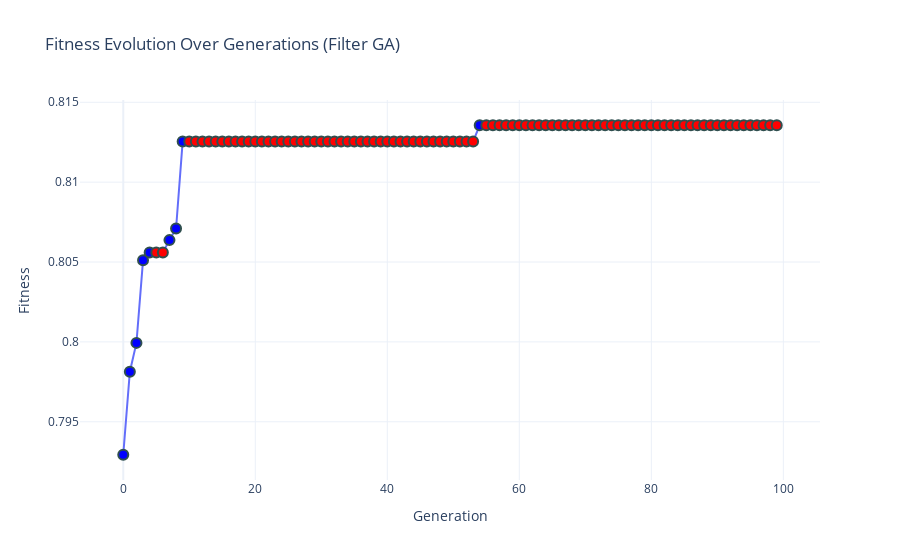

Here is the notebook cell this chart was saved with:
### Code cell
# Create scatter plot
fig = go.Figure(data=go.Scatter(
    x=generations,
    y=fitness,
    mode='markers+lines',
    marker=dict(
        color=colors,
        size=10,
        line=dict(width=2, color='DarkSlateGrey')
    )
))

fig.update_layout(
    title="Fitness Evolution Over Generations (Filter GA)",
    xaxis_title="Generation",
    yaxis_title="Fitness",
    template="plotly_white"
)

fig

### Figure 1 — Plotly figure (JSON) as saved in the notebook; plotly's stock layout.template omitted (floating-point values rounded to 4 significant figures)
{"data": [{"marker": {"color": ["blue", "blue", "blue", "blue", "blue", "red", "red", "blue", "blue", "blue", "red", "red", "red", "red", "red", "red", "red", "red", "red", "red", "red", "red", "red", "red", "red", "red", "red", "red", "red", "red", "red", "red", "red", "red", "red", "red", "red", "red", "red", "red", "red", "red", "red", "red", "red", "red", "red", "red", "red", "red", "red", "red", "red", "red", "blue", "red", "red", "red", "red", "red", "red", "red", "red", "red", "red", "red", "red", "red", "red", "red", "red", "red", "red", "red", "red", "red", "red", "red", "red", "red", "red", "red", "red", "red", "red", "red", "red", "red", "red", "red", "red", "red", "red", "red", "red", "red", "red", "red", "red", "red"], "line": {"color": "DarkSlateGrey", "width": 2}, "size": 10}, "mode": "markers+lines", "type": "scatter", "x": [0, 1, 2, 3, 4, 5, 6, 7, 8, 9, 10, 11, 12, 13, 14, 15, 16, 17, 18, 19, 20, 21, 22, 23, 24, 25, 26, 27, 28, 29, 30, 31, 32, 33, 34, 35, 36, 37, 38, 39, 40, 41, 42, 43, 44, 45, 46, 47, 48, 49, 50, 51, 52, 53, 54, 55, 56, 57, 58, 59, 60, 61, 62, 63, 64, 65, 66, 67, 68, 69, 70, 71, 72, 73, 74, 75, 76, 77, 78, 79, 80, 81, 82, 83, 84, 85, 86, 87, 88, 89, 90, 91, 92, 93, 94, 95, 96, 97, 98, 99], "y": [0.7929, 0.7981, 0.7999, 0.8051, 0.8056, 0.8056, 0.8056, 0.8064, 0.8071, 0.8125, 0.8125, 0.8125, 0.8125, 0.8125, 0.8125, 0.8125, 0.8125, 0.8125, 0.8125, 0.8125, 0.8125, 0.8125, 0.8125, 0.8125, 0.8125, 0.8125, 0.8125, 0.8125, 0.8125, 0.8125, 0.8125, 0.8125, 0.8125, 0.8125, 0.8125, 0.8125, 0.8125, 0.8125, 0.8125, 0.8125, 0.8125, 0.8125, 0.8125, 0.8125, 0.8125, 0.8125, 0.8125, 0.8125, 0.8125, 0.8125, 0.8125, 0.8125, 0.8125, 0.8125, 0.8136, 0.8136, 0.8136, 0.8136, 0.8136, 0.8136, 0.8136, 0.8136, 0.8136, 0.8136, 0.8136, 0.8136, 0.8136, 0.8136, 0.8136, 0.8136, 0.8136, 0.8136, 0.8136, 0.8136, 0.8136, 0.8136, 0.8136, 0.8136, 0.8136, 0.8136, 0.8136, 0.8136, 0.8136, 0.8136, 0.8136, 0.8136, 0.8136, 0.8136, 0.8136, 0.8136, 0.8136, 0.8136, 0.8136, 0.8136, 0.8136, 0.8136, 0.8136, 0.8136, 0.8136, 0.8136]}], "layout": {"title": {"text": "Fitness Evolution Over Generations (Filter GA)"}, "xaxis": {"title": {"text": "Generation"}}, "yaxis": {"title": {"text": "Fitness"}}}}
